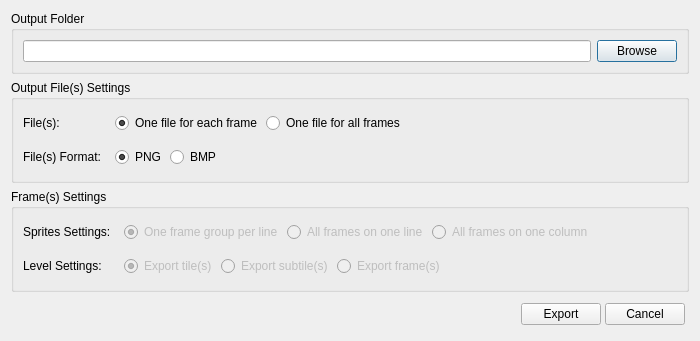
<?xml version="1.0" encoding="UTF-8"?>
<ui version="4.0">
 <class>ExportDialog</class>
 <widget class="QDialog" name="ExportDialog">
  <property name="geometry">
   <rect>
    <x>0</x>
    <y>0</y>
    <width>700</width>
    <height>327</height>
   </rect>
  </property>
  <property name="minimumSize">
   <size>
    <width>0</width>
    <height>0</height>
   </size>
  </property>
  <property name="windowTitle">
   <string>Export</string>
  </property>
  <property name="modal">
   <bool>true</bool>
  </property>
  <layout class="QVBoxLayout" name="verticalLayout">
   <item>
    <widget class="QGroupBox" name="outputFolderGroupBox">
     <property name="sizePolicy">
      <sizepolicy hsizetype="Preferred" vsizetype="Preferred">
       <horstretch>0</horstretch>
       <verstretch>0</verstretch>
      </sizepolicy>
     </property>
     <property name="minimumSize">
      <size>
       <width>0</width>
       <height>0</height>
      </size>
     </property>
     <property name="maximumSize">
      <size>
       <width>16777215</width>
       <height>16777215</height>
      </size>
     </property>
     <property name="title">
      <string>Output Folder</string>
     </property>
     <layout class="QHBoxLayout" name="horizontalLayout_4">
      <item>
       <widget class="QLineEdit" name="outputFolderEdit">
        <property name="readOnly">
         <bool>true</bool>
        </property>
       </widget>
      </item>
      <item>
       <widget class="QPushButton" name="outputFolderBrowseButton">
        <property name="text">
         <string>Browse</string>
        </property>
       </widget>
      </item>
     </layout>
    </widget>
   </item>
   <item>
    <widget class="QGroupBox" name="outputFilesGroupBox">
     <property name="minimumSize">
      <size>
       <width>0</width>
       <height>0</height>
      </size>
     </property>
     <property name="title">
      <string>Output File(s) Settings</string>
     </property>
     <layout class="QGridLayout" name="gridLayout">
      <item row="0" column="0">
       <widget class="QLabel" name="outputFilesLabel">
        <property name="minimumSize">
         <size>
          <width>0</width>
          <height>0</height>
         </size>
        </property>
        <property name="maximumSize">
         <size>
          <width>16777215</width>
          <height>16777215</height>
         </size>
        </property>
        <property name="text">
         <string>File(s): </string>
        </property>
       </widget>
      </item>
      <item row="0" column="1">
       <widget class="QWidget" name="filesSettingWidget" native="true">
        <property name="enabled">
         <bool>true</bool>
        </property>
        <layout class="QHBoxLayout" name="horizontalLayout_2">
         <property name="spacing">
          <number>4</number>
         </property>
         <property name="leftMargin">
          <number>4</number>
         </property>
         <property name="topMargin">
          <number>4</number>
         </property>
         <property name="rightMargin">
          <number>4</number>
         </property>
         <property name="bottomMargin">
          <number>4</number>
         </property>
         <item>
          <widget class="QRadioButton" name="oneFileForEachFrameRadioButton">
           <property name="minimumSize">
            <size>
             <width>0</width>
             <height>0</height>
            </size>
           </property>
           <property name="maximumSize">
            <size>
             <width>16777215</width>
             <height>16777215</height>
            </size>
           </property>
           <property name="text">
            <string>One file for each frame</string>
           </property>
           <property name="checked">
            <bool>true</bool>
           </property>
           <attribute name="buttonGroup">
            <string notr="true">outputFilesButtonGroup</string>
           </attribute>
          </widget>
         </item>
         <item>
          <widget class="QRadioButton" name="oneFileForAllFramesRadioButton">
           <property name="minimumSize">
            <size>
             <width>0</width>
             <height>0</height>
            </size>
           </property>
           <property name="maximumSize">
            <size>
             <width>16777215</width>
             <height>16777215</height>
            </size>
           </property>
           <property name="text">
            <string>One file for all frames</string>
           </property>
           <property name="checked">
            <bool>false</bool>
           </property>
           <attribute name="buttonGroup">
            <string notr="true">outputFilesButtonGroup</string>
           </attribute>
          </widget>
         </item>
         <item>
          <spacer name="filesHorizontalSpacer">
           <property name="orientation">
            <enum>Qt::Horizontal</enum>
           </property>
           <property name="sizeHint" stdset="0">
            <size>
             <width>40</width>
             <height>20</height>
            </size>
           </property>
          </spacer>
         </item>
        </layout>
       </widget>
      </item>
      <item row="1" column="0">
       <widget class="QLabel" name="outputFilesSettingsLabel">
        <property name="minimumSize">
         <size>
          <width>0</width>
          <height>0</height>
         </size>
        </property>
        <property name="maximumSize">
         <size>
          <width>16777215</width>
          <height>16777215</height>
         </size>
        </property>
        <property name="text">
         <string>File(s) Format: </string>
        </property>
       </widget>
      </item>
      <item row="1" column="1">
       <widget class="QWidget" name="filesFormatWidget" native="true">
        <layout class="QHBoxLayout" name="horizontalLayout_6">
         <property name="spacing">
          <number>4</number>
         </property>
         <property name="leftMargin">
          <number>4</number>
         </property>
         <property name="topMargin">
          <number>4</number>
         </property>
         <property name="rightMargin">
          <number>4</number>
         </property>
         <property name="bottomMargin">
          <number>4</number>
         </property>
         <item>
          <widget class="QRadioButton" name="pngRadioButton">
           <property name="minimumSize">
            <size>
             <width>0</width>
             <height>0</height>
            </size>
           </property>
           <property name="maximumSize">
            <size>
             <width>16777215</width>
             <height>16777215</height>
            </size>
           </property>
           <property name="text">
            <string>PNG</string>
           </property>
           <property name="checked">
            <bool>true</bool>
           </property>
           <attribute name="buttonGroup">
            <string notr="true">outputFilesFormatButtonGroup</string>
           </attribute>
          </widget>
         </item>
         <item>
          <widget class="QRadioButton" name="bmpRadioButton">
           <property name="minimumSize">
            <size>
             <width>0</width>
             <height>0</height>
            </size>
           </property>
           <property name="maximumSize">
            <size>
             <width>16777215</width>
             <height>16777215</height>
            </size>
           </property>
           <property name="text">
            <string>BMP</string>
           </property>
           <attribute name="buttonGroup">
            <string notr="true">outputFilesFormatButtonGroup</string>
           </attribute>
          </widget>
         </item>
         <item>
          <spacer name="filesFormatHorizontalSpacer">
           <property name="orientation">
            <enum>Qt::Horizontal</enum>
           </property>
           <property name="sizeHint" stdset="0">
            <size>
             <width>444</width>
             <height>20</height>
            </size>
           </property>
          </spacer>
         </item>
        </layout>
       </widget>
      </item>
     </layout>
    </widget>
   </item>
   <item>
    <widget class="QGroupBox" name="framesSettingsGroupBox">
     <property name="minimumSize">
      <size>
       <width>0</width>
       <height>0</height>
      </size>
     </property>
     <property name="title">
      <string>Frame(s) Settings</string>
     </property>
     <layout class="QGridLayout" name="gridLayout_2">
      <item row="0" column="0">
       <widget class="QLabel" name="spritesSettingsLabel">
        <property name="minimumSize">
         <size>
          <width>0</width>
          <height>0</height>
         </size>
        </property>
        <property name="maximumSize">
         <size>
          <width>16777215</width>
          <height>16777215</height>
         </size>
        </property>
        <property name="text">
         <string>Sprites Settings: </string>
        </property>
       </widget>
      </item>
      <item row="1" column="0">
       <widget class="QLabel" name="levelFramesLabel">
        <property name="minimumSize">
         <size>
          <width>0</width>
          <height>0</height>
         </size>
        </property>
        <property name="maximumSize">
         <size>
          <width>16777215</width>
          <height>16777215</height>
         </size>
        </property>
        <property name="text">
         <string>Level Settings:</string>
        </property>
       </widget>
      </item>
      <item row="1" column="1">
       <widget class="QWidget" name="levelFramesSettingsWidget" native="true">
        <property name="enabled">
         <bool>false</bool>
        </property>
        <layout class="QHBoxLayout" name="horizontalLayout_5">
         <property name="spacing">
          <number>4</number>
         </property>
         <property name="leftMargin">
          <number>4</number>
         </property>
         <property name="topMargin">
          <number>4</number>
         </property>
         <property name="rightMargin">
          <number>4</number>
         </property>
         <property name="bottomMargin">
          <number>4</number>
         </property>
         <item>
          <widget class="QRadioButton" name="exportLevelTiles">
           <property name="minimumSize">
            <size>
             <width>0</width>
             <height>0</height>
            </size>
           </property>
           <property name="maximumSize">
            <size>
             <width>16777215</width>
             <height>16777215</height>
            </size>
           </property>
           <property name="text">
            <string>Export tile(s)</string>
           </property>
           <property name="checked">
            <bool>true</bool>
           </property>
           <attribute name="buttonGroup">
            <string notr="true">levelFramesButtonGroup</string>
           </attribute>
          </widget>
         </item>
         <item>
          <widget class="QRadioButton" name="exportLevelSubtiles">
           <property name="minimumSize">
            <size>
             <width>0</width>
             <height>0</height>
            </size>
           </property>
           <property name="maximumSize">
            <size>
             <width>16777215</width>
             <height>16777215</height>
            </size>
           </property>
           <property name="text">
            <string>Export subtile(s)</string>
           </property>
           <attribute name="buttonGroup">
            <string notr="true">levelFramesButtonGroup</string>
           </attribute>
          </widget>
         </item>
         <item>
          <widget class="QRadioButton" name="exportLevelFrames">
           <property name="minimumSize">
            <size>
             <width>0</width>
             <height>0</height>
            </size>
           </property>
           <property name="maximumSize">
            <size>
             <width>16777215</width>
             <height>16777215</height>
            </size>
           </property>
           <property name="text">
            <string>Export frame(s)</string>
           </property>
           <property name="checked">
            <bool>false</bool>
           </property>
           <attribute name="buttonGroup">
            <string notr="true">levelFramesButtonGroup</string>
           </attribute>
          </widget>
         </item>
         <item>
          <spacer name="framesHorizontalSpacer_2">
           <property name="orientation">
            <enum>Qt::Horizontal</enum>
           </property>
           <property name="sizeHint" stdset="0">
            <size>
             <width>40</width>
             <height>20</height>
            </size>
           </property>
          </spacer>
         </item>
        </layout>
       </widget>
      </item>
      <item row="0" column="1">
       <widget class="QWidget" name="spritesSettingsWidget" native="true">
        <property name="enabled">
         <bool>false</bool>
        </property>
        <layout class="QHBoxLayout" name="horizontalLayout_7">
         <property name="spacing">
          <number>4</number>
         </property>
         <property name="leftMargin">
          <number>4</number>
         </property>
         <property name="topMargin">
          <number>4</number>
         </property>
         <property name="rightMargin">
          <number>4</number>
         </property>
         <property name="bottomMargin">
          <number>4</number>
         </property>
         <item>
          <widget class="QRadioButton" name="oneFrameGroupPerLineRadioButton">
           <property name="text">
            <string>One frame group per line</string>
           </property>
           <property name="checked">
            <bool>true</bool>
           </property>
           <attribute name="buttonGroup">
            <string notr="true">spritesSettingsButtonGroup</string>
           </attribute>
          </widget>
         </item>
         <item>
          <widget class="QRadioButton" name="allFramesOnOneLineRadioButton">
           <property name="text">
            <string>All frames on one line</string>
           </property>
           <attribute name="buttonGroup">
            <string notr="true">spritesSettingsButtonGroup</string>
           </attribute>
          </widget>
         </item>
         <item>
          <widget class="QRadioButton" name="allFramesOnOneColumnRadioButton">
           <property name="text">
            <string>All frames on one column</string>
           </property>
           <attribute name="buttonGroup">
            <string notr="true">spritesSettingsButtonGroup</string>
           </attribute>
          </widget>
         </item>
         <item>
          <spacer name="horizontalSpacer_2">
           <property name="orientation">
            <enum>Qt::Horizontal</enum>
           </property>
           <property name="sizeHint" stdset="0">
            <size>
             <width>140</width>
             <height>20</height>
            </size>
           </property>
          </spacer>
         </item>
        </layout>
       </widget>
      </item>
     </layout>
    </widget>
   </item>
   <item>
    <spacer name="verticalSpacer">
     <property name="orientation">
      <enum>Qt::Vertical</enum>
     </property>
     <property name="sizeType">
      <enum>QSizePolicy::MinimumExpanding</enum>
     </property>
     <property name="sizeHint" stdset="0">
      <size>
       <width>0</width>
       <height>0</height>
      </size>
     </property>
    </spacer>
   </item>
   <item>
    <widget class="QWidget" name="exportButtonsWidget" native="true">
     <property name="minimumSize">
      <size>
       <width>0</width>
       <height>32</height>
      </size>
     </property>
     <property name="maximumSize">
      <size>
       <width>16777215</width>
       <height>32</height>
      </size>
     </property>
     <layout class="QHBoxLayout" name="horizontalLayout">
      <property name="spacing">
       <number>4</number>
      </property>
      <property name="leftMargin">
       <number>4</number>
      </property>
      <property name="topMargin">
       <number>4</number>
      </property>
      <property name="rightMargin">
       <number>4</number>
      </property>
      <property name="bottomMargin">
       <number>4</number>
      </property>
      <item>
       <spacer name="horizontalSpacer">
        <property name="orientation">
         <enum>Qt::Horizontal</enum>
        </property>
        <property name="sizeHint" stdset="0">
         <size>
          <width>345</width>
          <height>19</height>
         </size>
        </property>
       </spacer>
      </item>
      <item>
       <widget class="QPushButton" name="exportButton">
        <property name="text">
         <string>Export</string>
        </property>
       </widget>
      </item>
      <item>
       <widget class="QPushButton" name="exportCancelButton">
        <property name="text">
         <string>Cancel</string>
        </property>
       </widget>
      </item>
     </layout>
    </widget>
   </item>
  </layout>
 </widget>
 <resources/>
 <connections/>
 <buttongroups>
  <buttongroup name="outputFilesButtonGroup"/>
  <buttongroup name="outputFilesFormatButtonGroup"/>
  <buttongroup name="spritesSettingsButtonGroup"/>
  <buttongroup name="levelFramesButtonGroup"/>
  <buttongroup name="framesGeneralSettingsButtonGroup"/>
 </buttongroups>
</ui>
